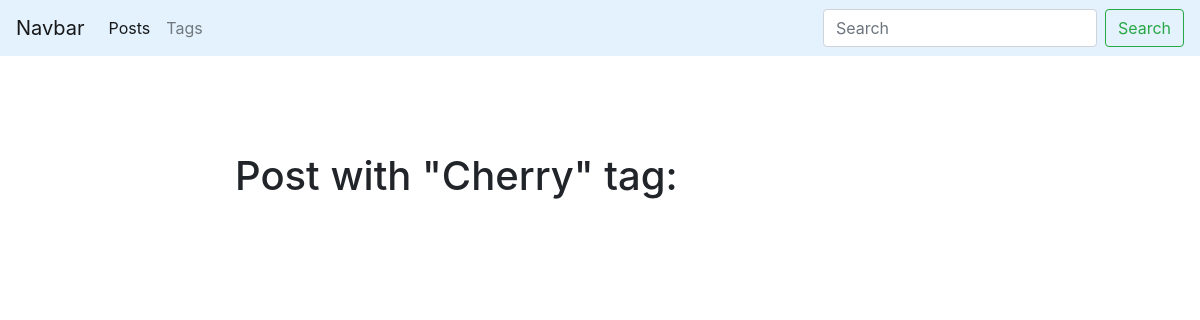
Page /blog/tag/cherry/ on the earlier database version.
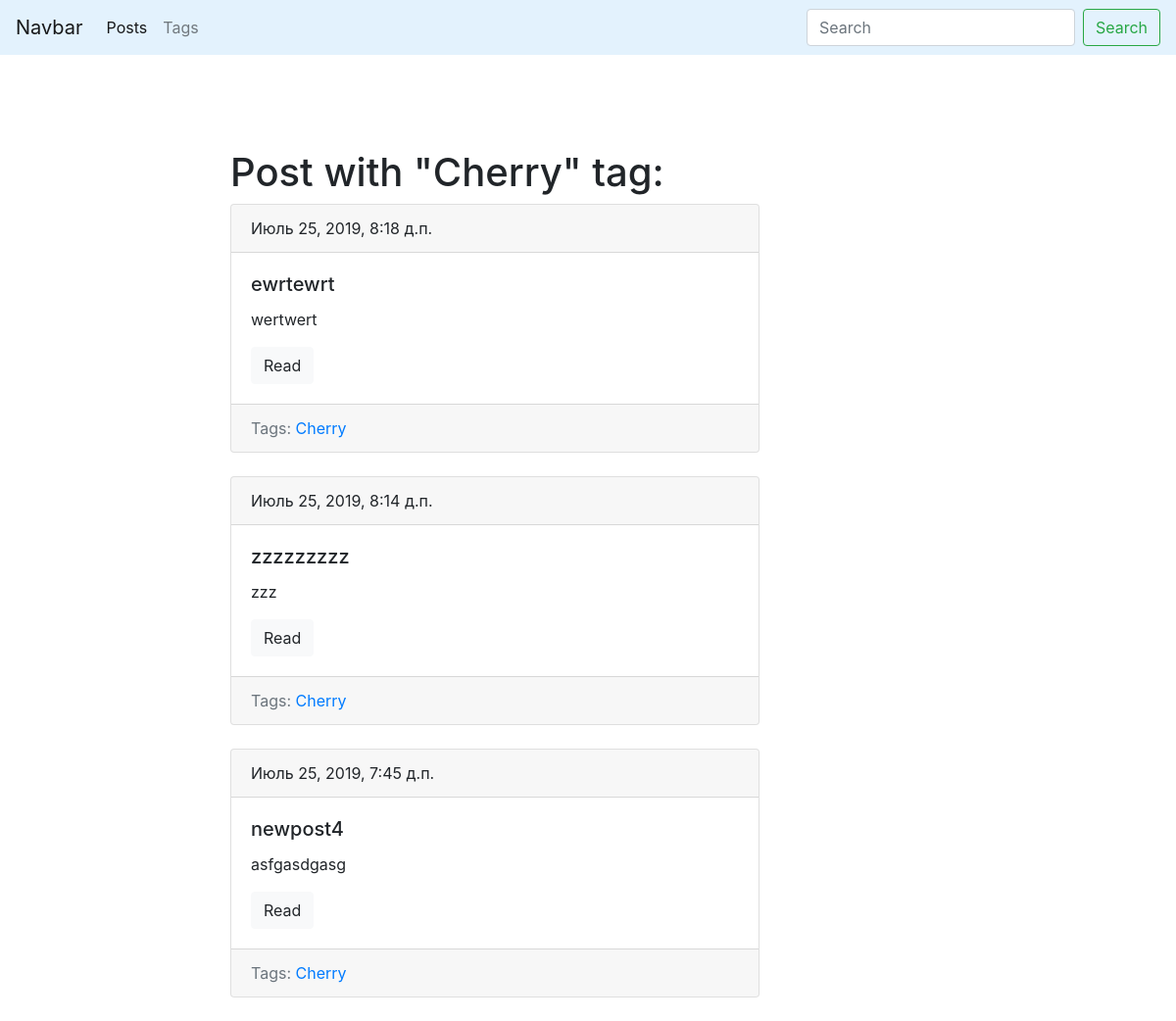
Same page on the later database version.
### blog/models.py (models this page shows, shortened)
class Tag(models.Model):
    title = models.CharField(max_length=50)
    slug = models.SlugField(max_length=50, unique=True)
    def get_absolute_url(self):
        return reverse('tag_detail_url', kwargs={'slug': self.slug})
    class Meta:
        ordering = ['title']

class Post(models.Model):
    title = models.CharField(max_length=150, db_index=True)
    slug = models.SlugField(max_length=150, blank=True, unique=True)
    body = models.TextField(blank=True, db_index=True)
    tags = models.ManyToManyField('Tag', blank=True, related_name='posts')
    date_pub = models.DateTimeField(auto_now_add=True)
    class Meta:
        ordering = ['-date_pub']

### blog/views.py (the view)
# urls.py: path('tag/<str:slug>/', TagDetail.as_view(), name='tag_detail_url'),
class TagDetail(ObjectDetailMixin, View):
    model = Tag
    template = 'blog/tag_detail.html'

### blog/utils.py (called while the page is built)
    def get(self, request, slug):
        obj = get_object_or_404(self.model, slug__iexact=slug)
        return render(request, self.template,
        context={self.model.__name__.lower(): obj, 'admin_object': obj, 'detail':True})

### blog/templates/blog/tag_detail.html (shortened to what this page needs)
{% extends 'blog/base_blog.html' %}
{% block content %}
        <h1 class="mt-5">Post with "{{ tag.title|title }}" tag:</h1>
        {% for post in tag.posts.all %}
            {% include 'blog/includes/post_card_template.html' %}
        {% endfor %}
{% endblock %}

### blog/templates/blog/base_blog.html (shortened to what this page needs)
{% extends 'base.html' %}

### templates/base.html (shortened to what this page needs)
{% load static %}
<!DOCTYPE html>
<html lang="en" >
<link rel="stylesheet" href="https://stackpath.bootstrapcdn.com/bootstrap/4.3.1/css/bootstrap.min.css">
<link rel="stylesheet" href="{% static 'css/styles.css' %}">
<head>
</head>
<body>
  <nav class="navbar navbar-expand-lg navbar-light" style="background-color: #e3f2fd;">
    <a class="navbar-brand" href="{% url 'posts_list_url' %}">Navbar</a>
    <div class="collapse navbar-collapse" id="navbarSupportedContent">
      <ul class="navbar-nav mr-auto">
        <li class="nav-item active">
          <a class="nav-link" href="{% url 'posts_list_url' %}">Posts <span class="sr-only">(current)</span></a>
        </li>
        <li class="nav-item">
          <a class="nav-link" href="{% url 'tags_list_url' %}">Tags</a>
        </li>
      </ul>
      <form class="form-inline my-2 my-lg-0" action="{% url 'posts_list_url' %}">
        <input class="form-control mr-sm-2" type="search" placeholder="Search" aria-label="Search" name="search">
        <button class="btn btn-outline-success my-2 my-sm-0" type="submit">Search</button>
      </form>
    </div>
  </nav>
  <div class="container mt-5">
    <div class="row">
      <div class="col-6 offset-md-2">
          {% block content %}{% endblock %}
      </div>
    </div>
  </div>
</body>
</html>

### blog/templates/blog/includes/post_card_template.html
<div class="card mb-4">
    <div class="card-header">
        {{ post.date_pub }}
    </div>
    <div class="card-body">
        <h5 class="card-title">{{ post.title }}</h5>
        <p class="card-text">{{ post.body|truncatewords:15 }}</p>
        <a href="{% url 'post_detail_url' slug=post.slug %}" class="btn btn-light">Read</a>
    </div>
    <div class="card-footer text-muted">
        Tags:
        {% for tag in post.tags.all %}
            <a href="{{ tag.get_absolute_url }}">{{ tag.title }}</a>
        {% endfor %}
    </div>
</div>

Differences in the rows shown:
added Post: date_pub "Июль 25, 2019, 8:18 д.п.", title "ewrtewrt", body "wertwert", Tag (title "Cherry")
added Post: date_pub "Июль 25, 2019, 8:14 д.п.", title "zzzzzzzzz", body "zzz", Tag (title "Cherry")
added Post: date_pub "Июль 25, 2019, 7:45 д.п.", title "newpost4", body "asfgasdgasg", Tag (title "Cherry")
